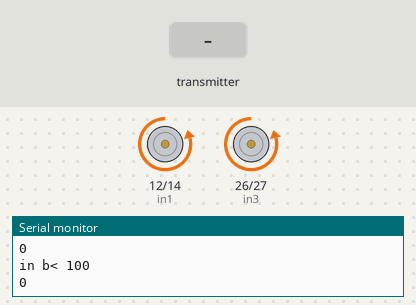
Bench run of a sketch on a simulated ESP32. On the bench: motor-driver pin pairs drawn as motors (green arrow = first pin HIGH = forward, orange = second pin HIGH = backward, longer = more drive, scaled by the enable pin), the last lines printed to the serial monitor. The inputs (shaded band) are chosen by the test bench.

Above: at 1.2 s.
1.3 s: the transmitter starts sending x = 1024
At 2.5 s:
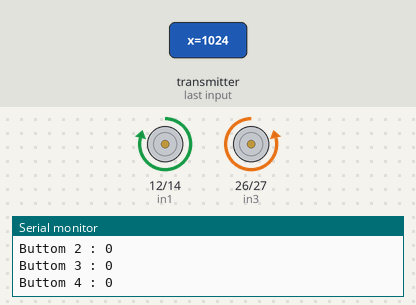
3.0 s: the transmitter starts sending y = 1024
At 4.0 s:
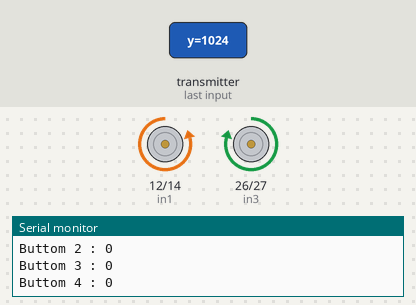
5.0 s: the transmitter starts sending y = 0
At 6.7 s:
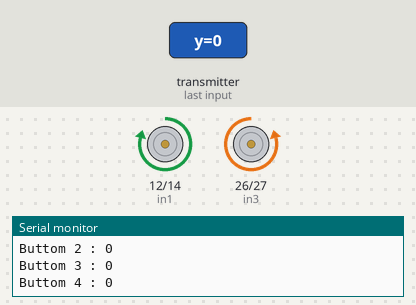
7.0 s: the transmitter starts sending y = 2048
At 8.3 s:
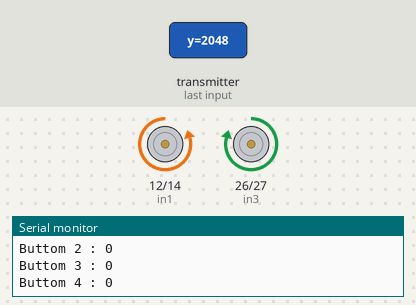
Timing chart, 0 to 10.0 s (numbered marks = the images above; inputs shaded):
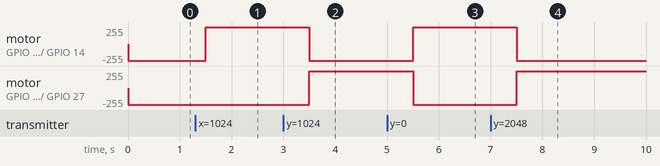

Measured:
- after the input at 1.3 s, motor on GPIO 12 (in1) / GPIO 14 (in2): backward 249/255 → forward 249/255 after 0.20 s
- after the input at 3.0 s, motor on GPIO 12 (in1) / GPIO 14 (in2): forward 249/255 → backward 249/255 after 0.50 s; motor on GPIO 26 (in3) / GPIO 27 (in4): backward 249/255 → forward 249/255 after 0.50 s
- after the input at 5.0 s, motor on GPIO 12 (in1) / GPIO 14 (in2): backward 249/255 → forward 249/255 after 0.50 s; motor on GPIO 26 (in3) / GPIO 27 (in4): forward 249/255 → backward 249/255 after 0.50 s
- after the input at 7.0 s, motor on GPIO 12 (in1) / GPIO 14 (in2): forward 249/255 → backward 249/255 after 0.50 s; motor on GPIO 26 (in3) / GPIO 27 (in4): backward 249/255 → forward 249/255 after 0.50 s

The sketch:

ESp_32_Now_Recever_V0.ino
```cpp
// (licence header left out)
#include <esp_now.h>
#include <WiFi.h>


// REPLACE WITH YOUR RECEIVER MAC Address
uint8_t broadcastAddress[] = {0x94, 0xE6, 0x86, 0x09, 0xD6, 0x34};


int in1 = 12;
int in2 = 14;
int in3 = 26;
int in4 = 27;

int en1 = 5  ;
int en2 = 17 ;


// Structure example to receive data
// Must match the sender structure
typedef struct struct_message {
    char text[32];
    int x;
    int y;
    int p_1;
    int p_2;
    int p_3;
    bool but_1;
    bool but_2;
    bool but_3;
    bool but_4;

} struct_message;

// Create a struct_message called myData
struct_message myData;

// callback function that will be executed when data is received
void OnDataRecv(const uint8_t * mac, const uint8_t *incomingData, int len) {
  memcpy(&myData, incomingData, sizeof(myData));
  Serial.print("Bytes received: ");
  Serial.println(len);

  Serial.print("Char : ");
  Serial.println(myData.text);

  Serial.print("Int X : ");
  Serial.println(myData.x);

  Serial.print("int Y : ");
  Serial.println(myData.y);

  Serial.print("Pot_1 : ");
  Serial.println(myData.p_1);

  Serial.print("Pot_2 : ");
  Serial.println(myData.p_2);

  Serial.print("Pot_3 : ");
  Serial.println(myData.p_3);

  Serial.print("Buttom 1 : ");
  Serial.println(myData.but_1);

  Serial.print("Buttom 2 : ");
  Serial.println(myData.but_2);
  Serial.print("Buttom 3 : ");
  Serial.println(myData.but_3);
  Serial.print("Buttom 4 : ");
  Serial.println(myData.but_4);

}


void setup() {
  // Initialize Serial Monitor
  Serial.begin(115200);

pinMode(in1 ,OUTPUT);
pinMode(in2 ,OUTPUT);
pinMode(in3 ,OUTPUT);
pinMode(in4 ,OUTPUT);
pinMode(en1,OUTPUT);

ledcSetup(1,5000,8);
ledcSetup(2,5000,8);

ledcAttachPin(en1,1);
ledcAttachPin(en2,2);


  // Set device as a Wi-Fi Station
  WiFi.mode(WIFI_STA);

  // Init ESP-NOW
  if (esp_now_init() != ESP_OK) {
    Serial.println("Error initializing ESP-NOW");
    return;
  }

  // Once ESPNow is successfully Init, we will register for recv CB to
  // get recv packer info
  esp_now_register_recv_cb(OnDataRecv);
}


void loop() {

  if(myData.x < 100 ){

    // GO BACK

Serial.println("in b< 100 ");

Serial.println(myData.x);
digitalWrite(in1,LOW);
digitalWrite(in2,HIGH);
digitalWrite(in3,LOW);
digitalWrite(in4,HIGH);


ledcWrite(1,250);
ledcWrite(2,250);

// ledcWrite(1,255);


}else if(myData.x > 130){
  Serial.println(myData.x);


//LINK OR RIGHT


if(myData.y > 100 && myData.y < 130){
  //GERADE
digitalWrite(in1,HIGH);
digitalWrite(in2,LOW);
digitalWrite(in3,HIGH);
digitalWrite(in4,LOW);
ledcWrite(1,250);
ledcWrite(2,250);

}else if(myData.y >130){
//RIGHT
digitalWrite(in1,LOW);
digitalWrite(in2,HIGH);
digitalWrite(in3,HIGH);
digitalWrite(in4,LOW);
ledcWrite(1,250);
ledcWrite(2,250);

}else if (myData.y < 100 ){
//LEFT
digitalWrite(in1,HIGH);
digitalWrite(in2,LOW);
digitalWrite(in3,LOW);
digitalWrite(in4,HIGH);
ledcWrite(1,250);
ledcWrite(2,250);


}


// ledcWrite(1,0);
 //Stop postion
}else if(myData.x < 130 && myData.x >100 ){
   if(myData.y>130){
//RIGHT
digitalWrite(in1,LOW);
digitalWrite(in2,HIGH);
digitalWrite(in3,HIGH);
digitalWrite(in4,LOW);
ledcWrite(1,250);
ledcWrite(2,250);

}else if (myData.y < 100 ){
//LEFT
digitalWrite(in1,HIGH);
digitalWrite(in2,LOW);
digitalWrite(in3,LOW);
digitalWrite(in4,HIGH);
ledcWrite(1,250);
ledcWrite(2,250);


}else{

digitalWrite(in1,LOW);
digitalWrite(in2,LOW);
digitalWrite(in3,LOW);
digitalWrite(in4,LOW);
}}


//move fowrd


delay(500);

}
```
